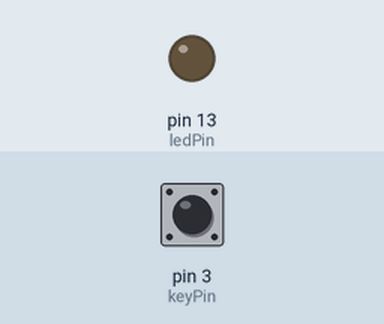
A sketch run on a simulated Arduino Uno, built with avr-gcc and run on an emulated ATmega328P. On the bench: output pins drawn as LEDs (lit = HIGH). The test bench sets the inputs (shaded band); at power-on: pin 3 (keyPin) HIGH. What the sketch prints to the serial monitor is not drawn.

Above: at 1.2 s.
1.3 s: pin 3 (keyPin) pulled LOW for 0.15 s
At 2.6 s:
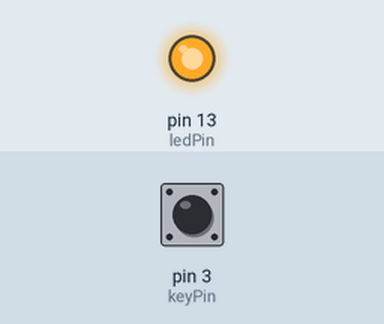
2.9 s: pin 3 (keyPin) pulled LOW for 1 s
At 5.1 s:
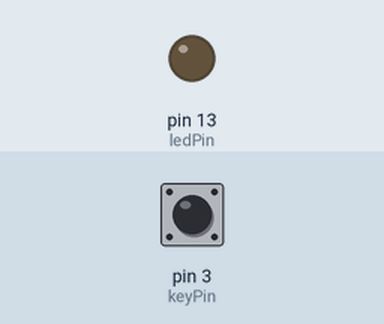
5.4 s: pin 3 (keyPin) pulled LOW for 3.2 s
At 8.9 s:
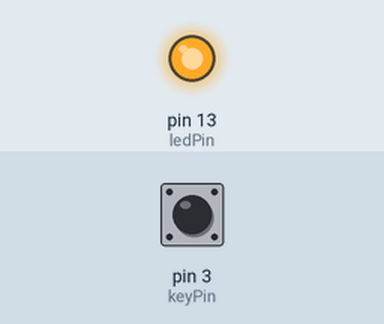
Timing chart, 0 to 10.4 s (numbered marks = the images above; inputs shaded):
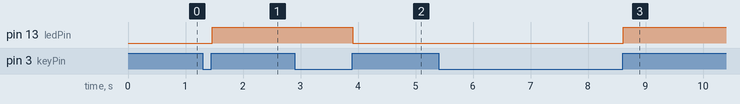

Measured:
- after the input at 1.3 s, pin 13 (ledPin): LOW → HIGH after 0.16 s
- after the input at 2.9 s, pin 13 (ledPin): HIGH → LOW after 1.0 s
- after the input at 5.4 s, pin 13 (ledPin): LOW → HIGH after 3.2 s

The sketch:

lab1_led-switching-by-interrupt.ino
```cpp
const int keyPin = 3; // pin for a button(key)
const int ledPin = 13; // pin for a lamp(led)
volatile unsigned long lastButton;
boolean ledOn = false;

void setup() {
  Serial.begin(9600);
  pinMode(keyPin, INPUT_PULLUP);  // 3 pin with pullup
  pinMode(ledPin, OUTPUT);
  attachInterrupt(1, interrupt,  RISING);  // turn on interrupt
}

void loop() {
  Serial.println("Interrupted!");
  digitalWrite(ledPin, ledOn);
}

void interrupt() {
  if(millis() - lastButton > 250) {
    ledOn = !ledOn;
    lastButton = millis();
  }
}
```
